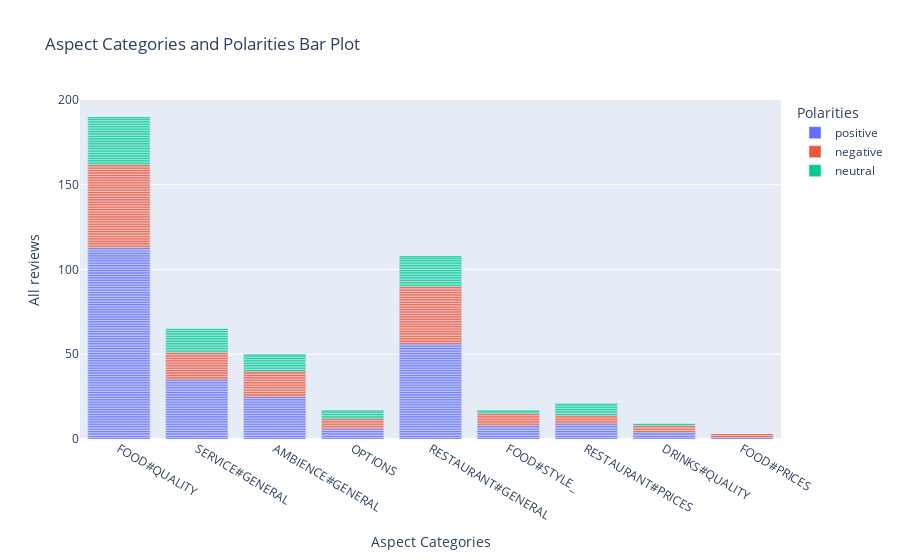

This figure's notebook cell:
### Markdown cell above
## Visualizations

### Code cell
# Bar chart
import plotly
import plotly.express as px
import plotly.graph_objects as go
if len(polarities) and len(aspects):
    new_aspects = aspects[:len(polarities)]



fig = px.bar(x=new_aspects,color=polarities,  title="Aspect Categories and Polarities Bar Plot", labels={"count":"All reviews","x":"Aspect Categories", "color":"Polarities"})

fig.show()

### Figure 1 — Plotly figure (JSON) as saved in the notebook; plotly's stock layout.template omitted (floating-point values rounded to 4 significant figures; data arrays with more than 128 entries replaced by an {"elided": "..."} marker saying what was removed)
{"data": [{"alignmentgroup": "True", "hovertemplate": "Polarities=positive<br>Aspect Categories=%{x}<br>All reviews=%{y}<extra></extra>", "legendgroup": "positive", "marker": {"color": "#636efa", "pattern": {"shape": ""}}, "name": "positive", "offsetgroup": "positive", "orientation": "v", "showlegend": true, "textposition": "auto", "x": {"elided": "257 str values"}, "xaxis": "x", "y": {"elided": "257 int values"}, "yaxis": "y", "type": "bar"}, {"alignmentgroup": "True", "hovertemplate": "Polarities=negative<br>Aspect Categories=%{x}<br>All reviews=%{y}<extra></extra>", "legendgroup": "negative", "marker": {"color": "#EF553B", "pattern": {"shape": ""}}, "name": "negative", "offsetgroup": "negative", "orientation": "v", "showlegend": true, "textposition": "auto", "x": {"elided": "138 str values"}, "xaxis": "x", "y": {"elided": "138 int values"}, "yaxis": "y", "type": "bar"}, {"alignmentgroup": "True", "hovertemplate": "Polarities=neutral<br>Aspect Categories=%{x}<br>All reviews=%{y}<extra></extra>", "legendgroup": "neutral", "marker": {"color": "#00cc96", "pattern": {"shape": ""}}, "name": "neutral", "offsetgroup": "neutral", "orientation": "v", "showlegend": true, "textposition": "auto", "x": ["RESTAURANT#GENERAL", "AMBIENCE#GENERAL", "SERVICE#GENERAL", "OPTIONS", "AMBIENCE#GENERAL", "SERVICE#GENERAL", "FOOD#QUALITY", "SERVICE#GENERAL", "FOOD#QUALITY", "AMBIENCE#GENERAL", "FOOD#QUALITY", "RESTAURANT#GENERAL", "FOOD#QUALITY", "FOOD#QUALITY", "FOOD#QUALITY", "RESTAURANT#PRICES", "SERVICE#GENERAL", "RESTAURANT#PRICES", "RESTAURANT#GENERAL", "OPTIONS", "RESTAURANT#GENERAL", "FOOD#QUALITY", "FOOD#QUALITY", "FOOD#QUALITY", "FOOD#QUALITY", "RESTAURANT#PRICES", "FOOD#QUALITY", "AMBIENCE#GENERAL", "SERVICE#GENERAL", "RESTAURANT#PRICES", "FOOD#QUALITY", "RESTAURANT#GENERAL", "FOOD#QUALITY", "FOOD#QUALITY", "SERVICE#GENERAL", "RESTAURANT#GENERAL", "SERVICE#GENERAL", "FOOD#QUALITY", "FOOD#QUALITY", "SERVICE#GENERAL", "AMBIENCE#GENERAL", "FOOD#QUALITY", "RESTAURANT#GENERAL", "FOOD#QUALITY", "AMBIENCE#GENERAL", "SERVICE#GENERAL", "SERVICE#GENERAL", "FOOD#QUALITY", "OPTIONS", "FOOD#QUALITY", "RESTAURANT#GENERAL", "FOOD#STYLE_", "OPTIONS", "RESTAURANT#GENERAL", "FOOD#QUALITY", "AMBIENCE#GENERAL", "FOOD#QUALITY", "RESTAURANT#GENERAL", "RESTAURANT#PRICES", "AMBIENCE#GENERAL", "FOOD#STYLE_", "SERVICE#GENERAL", "OPTIONS", "FOOD#QUALITY", "SERVICE#GENERAL", "RESTAURANT#GENERAL", "SERVICE#GENERAL", "FOOD#QUALITY", "RESTAURANT#GENERAL", "DRINKS#QUALITY", "SERVICE#GENERAL", "RESTAURANT#GENERAL", "RESTAURANT#GENERAL", "RESTAURANT#PRICES", "AMBIENCE#GENERAL", "RESTAURANT#PRICES", "FOOD#QUALITY", "FOOD#QUALITY", "RESTAURANT#GENERAL", "AMBIENCE#GENERAL", "RESTAURANT#GENERAL", "FOOD#QUALITY", "RESTAURANT#GENERAL", "FOOD#QUALITY", "RESTAURANT#GENERAL"], "xaxis": "x", "y": [1, 1, 1, 1, 1, 1, 1, 1, 1, 1, 1, 1, 1, 1, 1, 1, 1, 1, 1, 1, 1, 1, 1, 1, 1, 1, 1, 1, 1, 1, 1, 1, 1, 1, 1, 1, 1, 1, 1, 1, 1, 1, 1, 1, 1, 1, 1, 1, 1, 1, 1, 1, 1, 1, 1, 1, 1, 1, 1, 1, 1, 1, 1, 1, 1, 1, 1, 1, 1, 1, 1, 1, 1, 1, 1, 1, 1, 1, 1, 1, 1, 1, 1, 1, 1], "yaxis": "y", "type": "bar"}], "layout": {"xaxis": {"anchor": "y", "domain": [0.0, 1.0], "title": {"text": "Aspect Categories"}}, "yaxis": {"anchor": "x", "domain": [0.0, 1.0], "title": {"text": "All reviews"}}, "legend": {"title": {"text": "Polarities"}, "tracegroupgap": 0}, "title": {"text": "Aspect Categories and Polarities Bar Plot"}, "barmode": "relative"}}
